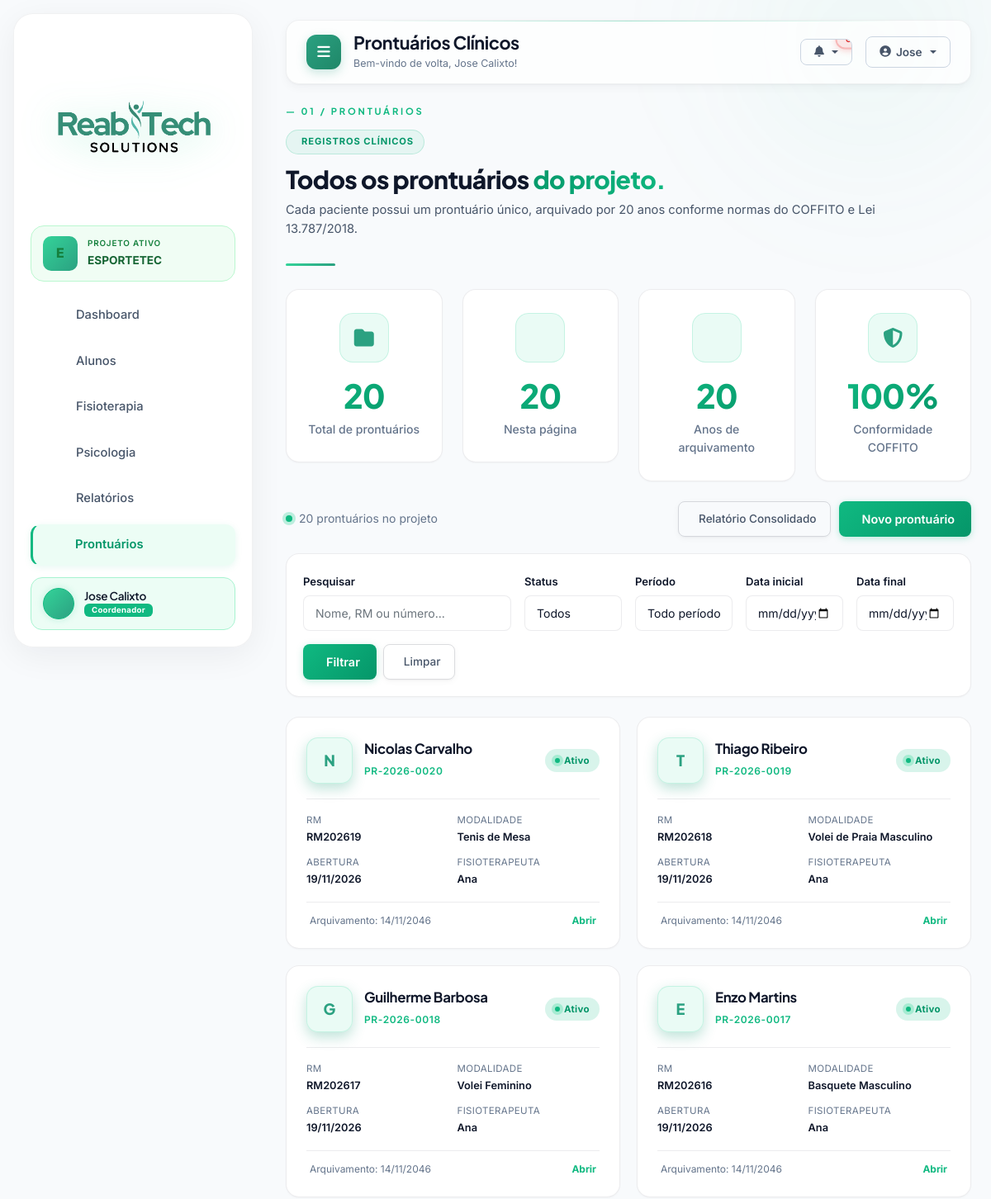
Page /prontuario/ (signed in, upper part) on the earlier database version.
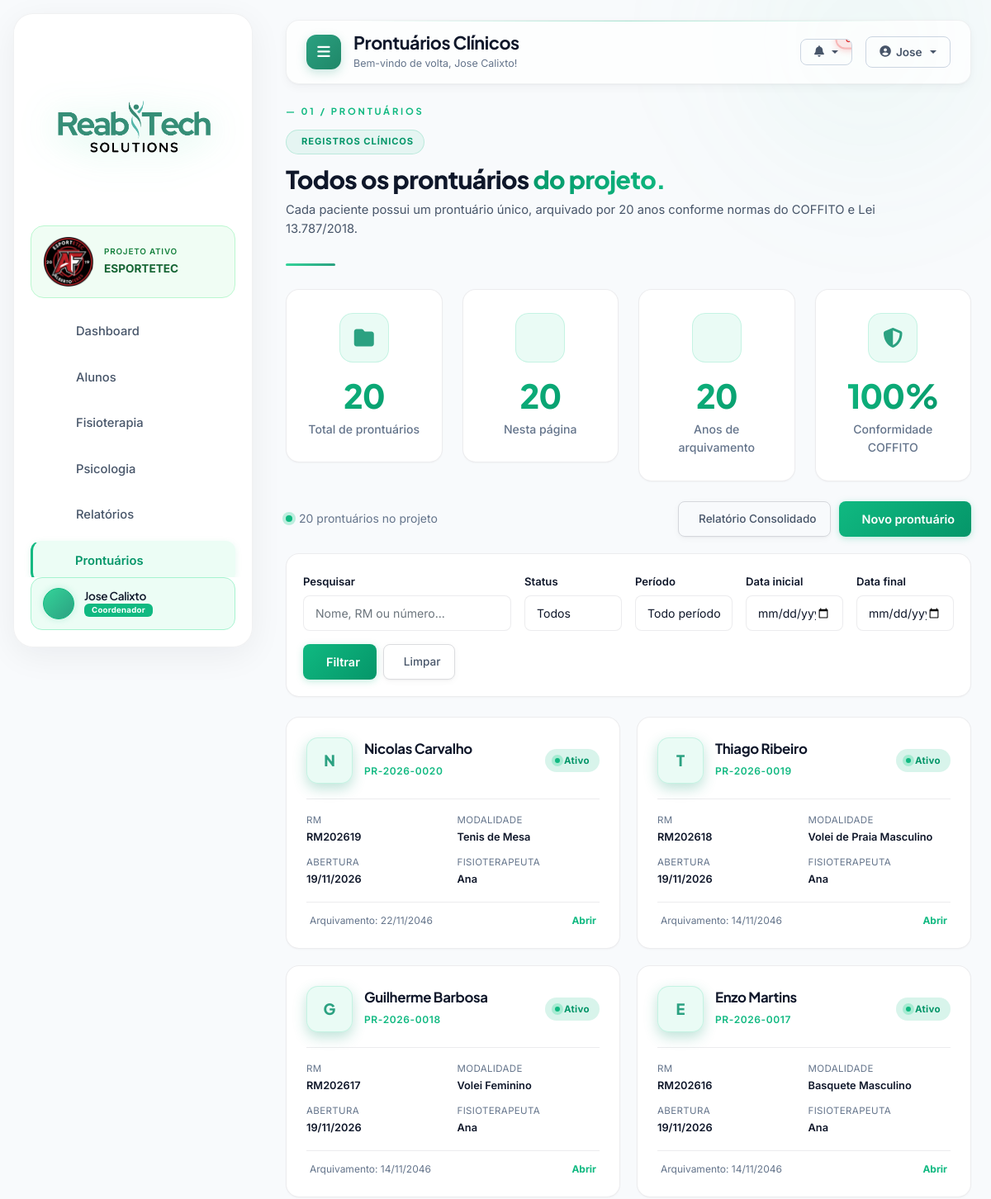
Same page on the later database version.
### projetos/models.py (models this page shows, shortened)
class Projeto(models.Model):
    TIPO_CHOICES = [
        ('clinica', 'Clínica de Fisioterapia / Reabilitação'),
        ('escola', 'Escola / Instituição de Ensino'),
        ('time', 'Time / Clube Esportivo'),
        ('academia', 'Academia'),
        ('projeto_social', 'Projeto Social'),
        ('consultorio', 'Consultório Individual'),
        ('outro', 'Outro'),
    ]
    MODULOS_CHOICES = [
        ('fisioterapia', 'Fisioterapia'),
        ('psicologia', 'Psicologia'),
        ('tecnico', 'Análise Técnica'),
    ]
    nome = models.CharField(
        max_length=150,
        verbose_name='Nome do Projeto'
    )
    slug = models.SlugField(
        max_length=160,
        unique=True,
        blank=True,
        default='',
        verbose_name='Slug (URL)'
    )
    tipo = models.CharField(
        max_length=20,
        choices=TIPO_CHOICES,
        default='clinica',
        verbose_name='Tipo'
    )
    descricao = models.TextField(
        blank=True,
        default='',
        verbose_name='Descrição'
    )
    logo = models.ImageField(
        upload_to='projetos/logos/',
        blank=True,
        null=True,
        verbose_name='Logo'
    )
    plano = models.ForeignKey(
        Plano,
        on_delete=models.PROTECT,
        related_name='projetos',
        null=True,
        blank=True,
        verbose_name='Plano Contratado'
    )
    coordenador = models.ForeignKey(
        User,
        on_delete=models.PROTECT,
        related_name='projetos_coordenados',
        verbose_name='Coordenador Responsável'
    )
    modulos_ativos = models.JSONField(
        default=list,
        help_text="Módulos ativos: ['fisioterapia', 'psicologia', 'tecnico']",
        verbose_name='Módulos Ativos'
    )
    publico = models.BooleanField(
        default=False,
        help_text='Aparecer na landing page pública',
        verbose_name='Público'
    )
    ativo = models.BooleanField(
        default=True,
        verbose_name='Ativo'
    )
    criado_em = models.DateTimeField(
        auto_now_add=True,
        null=True,
        verbose_name='Criado em'
    )
    atualizado_em = models.DateTimeField(
        auto_now=True,
        null=True,
        verbose_name='Atualizado em'
    )
    data_expiracao_trial = models.DateTimeField(
        null=True,
        blank=True,
        help_text='Data em que o trial expira (null = sem expiração)',
        verbose_name='Expiração do Trial'
    )
    class Meta:
        ordering = ['-criado_em']
        verbose_name = 'Projeto'
        verbose_name_plural = 'Projetos'

### prontuario/models.py (models this page shows, shortened)
class Prontuario(models.Model):
    STATUS_CHOICES = [
        ('ativo', 'Ativo'),
        ('alta', 'Alta'),
        ('transferido', 'Transferido'),
        ('desistente', 'Desistente'),
        ('arquivado', 'Arquivado'),
    ]
    atleta = models.OneToOneField(
        Atleta,
        on_delete=models.CASCADE,
        related_name='prontuario',
        verbose_name='Paciente'
    )
    projeto = models.ForeignKey(
        Projeto,
        on_delete=models.CASCADE,
        related_name='prontuarios',
        verbose_name='Projeto'
    )
    numero_prontuario = models.CharField(
        max_length=30,
        unique=True,
        blank=True,
        verbose_name='Número do Prontuário'
    )
    fisioterapeuta_responsavel = models.ForeignKey(
        User,
        on_delete=models.SET_NULL,
        null=True,
        blank=True,
        related_name='prontuarios_fisio',
        verbose_name='Fisioterapeuta Responsável'
    )
    estagiarios = models.ManyToManyField(
        User,
        blank=True,
        related_name='prontuarios_estagiario',
        verbose_name='Estagiários'
    )
    status = models.CharField(
        max_length=20,
        choices=STATUS_CHOICES,
        default='ativo',
        verbose_name='Status'
    )
    data_abertura = models.DateField(
        auto_now_add=True,
        verbose_name='Data de Abertura'
    )
    data_alta = models.DateField(
        null=True,
        blank=True,
        verbose_name='Data de Alta'
    )
    data_arquivamento_previsto = models.DateField(
        null=True,
        blank=True,
        verbose_name='Arquivamento Previsto',
        help_text='Data em que o prontuário pode ser arquivado (20 anos após a última movimentação)'
    )
    ultima_movimentacao = models.DateTimeField(
        null=True,
        blank=True,
        verbose_name='Última Movimentação'
    )
    criado_em = models.DateTimeField(auto_now_add=True)
    atualizado_em = models.DateTimeField(auto_now=True)
    class Meta:
        ordering = ['-criado_em']
        verbose_name = 'Prontuário'
        verbose_name_plural = 'Prontuários'
        indexes = [
            models.Index(fields=['atleta', 'status']),
            models.Index(fields=['projeto', 'status']),
        ]

### usuarios/models.py (models this page shows, shortened)
class Atleta(models.Model):
    usuario = models.OneToOneField(User, on_delete=models.CASCADE, related_name='atleta')
    rm = models.CharField(max_length=20, unique=True)
    modalidade = models.ForeignKey(ModalidadeEsportiva, on_delete=models.SET_NULL, null=True, blank=True)
    tecnico_responsavel = models.ForeignKey(
        User, on_delete=models.SET_NULL, null=True, blank=True,
        related_name='atletas_orientados'
    )
    data_ingresso = models.DateField(auto_now_add=True)
    altura = models.DecimalField(max_digits=5, decimal_places=2, null=True, blank=True)
    peso = models.DecimalField(max_digits=5, decimal_places=2, null=True, blank=True)

class ModalidadeEsportiva(models.Model):
    nome = models.CharField(max_length=100)
    descricao = models.TextField(blank=True)

### prontuario/views.py (the view, shortened to what this page needs)
# urls.py: path('', views.lista_prontuarios, name='lista_prontuarios'),
@login_required
@perfil_required('fisioterapeuta', 'coordenador', 'tecnico')
def lista_prontuarios(request):
    from datetime import timedelta
    from django.utils import timezone
    projeto = get_projeto_ativo(request)
    if not projeto:
        messages.error(request, 'Nenhum projeto ativo.')
        return redirect('dashboard:dashboard')
    prontuarios = Prontuario.objects.filter(
        projeto=projeto
    ).select_related('atleta', 'atleta__usuario', 'fisioterapeuta_responsavel')
    if request.user.perfil.tipo == 'tecnico':
        prontuarios_ids = CompartilhamentoProntuario.objects.filter(
            tecnico=request.user, ativo=True
        ).values_list('prontuario_id', flat=True)
        prontuarios = prontuarios.filter(id__in=prontuarios_ids)
    status_filtro = request.GET.get('status', '')
    busca = request.GET.get('q', '')
    periodo = request.GET.get('periodo', '')
    data_ini = request.GET.get('data_ini', '')
    data_fim = request.GET.get('data_fim', '')
    if status_filtro:
        prontuarios = prontuarios.filter(status=status_filtro)
    hoje = timezone.now()
    if periodo == '7d':
        prontuarios = prontuarios.filter(criado_em__gte=hoje - timedelta(days=7))
    elif periodo == '30d':
        prontuarios = prontuarios.filter(criado_em__gte=hoje - timedelta(days=30))
    elif periodo == '90d':
        prontuarios = prontuarios.filter(criado_em__gte=hoje - timedelta(days=90))
    elif periodo == 'ano':
        prontuarios = prontuarios.filter(criado_em__year=hoje.year)
    elif data_ini and data_fim:
        prontuarios = prontuarios.filter(criado_em__date__range=[data_ini, data_fim])
    prontuarios = prontuarios.order_by('-criado_em')
    paginator = Paginator(prontuarios, 20)
    page = request.GET.get('page', 1)
    prontuarios_paginados = paginator.get_page(page)
    context = {
        'projeto': projeto,
        'prontuarios': prontuarios_paginados,
        'status_filtro': status_filtro,
        'busca': busca,
        'periodo': periodo,
        'data_ini': data_ini,
        'data_fim': data_fim,
        'status_choices': Prontuario.STATUS_CHOICES,
        'total': paginator.count,
    }
    return render(request, 'prontuario/lista.html', context)

### dashboard/context_processors.py (called while the page is built)
def notificacoes_context(request):
    if request.user.is_authenticated:
        notificacoes_nao_lidas = request.user.notificacoes.filter(
            lida=False
        ).order_by('-criada_em')[:5]
        total_nao_lidas = request.user.notificacoes.filter(lida=False).count()
        return {
            'notificacoes_dropdown': notificacoes_nao_lidas,
            'total_notificacoes': total_nao_lidas,
        }
    return {
        'notificacoes_dropdown': [],
        'total_notificacoes': 0,
    }

def analytics_context(request):
    from django.conf import settings
    return {
        'GA4_MEASUREMENT_ID': getattr(settings, 'GA4_MEASUREMENT_ID', ''),
        'MICROSOFT_CLARITY_ID': getattr(settings, 'MICROSOFT_CLARITY_ID', ''),
    }

### mensageria/models.py (called while the page is built)
    def total_nao_lidas_para(self, user):
        try:
            participante = self.participantes.get(usuario=user)
        except ParticipanteConversa.DoesNotExist:
            return 0
        return self.mensagens.filter(
            deletada=False,
            criada_em__gt=participante.ultima_leitura
        ).exclude(autor=user).count()

### prontuario/templates/prontuario/lista.html (shortened to what the changed rows need)
{% extends 'base.html' %}
{% load static %}
{% block page_title %}Prontuários Clínicos{% endblock %}
{% block content %}
<div class="container-fluid p-0">
    <div class="page-header">
        <h1 class="page-header-title">
            Todos os prontuários <span class="gradient-text">do projeto.</span>
 </h1>
 </div>
    {% if prontuarios %}
    <div class="prontuarios-grid">
        {% for p in prontuarios %}
        <a href="{% url 'prontuario:dashboard_prontuario' p.id %}" class="prontuario-card">
            <div class="prontuario-card-header">
                <div class="prontuario-avatar">
                    {{ p.atleta.usuario.get_full_name|default:p.atleta.usuario.username|first|upper }}
 </div>
                <div style="flex: 1; min-width: 0;">
                    <h3 class="prontuario-nome text-truncate">
                        {{ p.atleta.usuario.get_full_name|default:p.atleta.usuario.username }}
 </h3>
                    <span class="prontuario-numero">{{ p.numero_prontuario }}</span>
 </div>
                <span class="status-pill {{ p.status }}">
                    {% if p.status == 'ativo' %}<span class="pulse-dot" style="width:6px;height:6px;"></span>{% endif %}
                    {{ p.get_status_display }}
 </span>
 </div>
            <div class="prontuario-info">
                <div class="prontuario-info-item">
                    <span class="prontuario-info-label">RM</span>
                    <span class="prontuario-info-value">{{ p.atleta.rm|default:"—" }}</span>
 </div>
                <div class="prontuario-info-item">
                    <span class="prontuario-info-label">Modalidade</span>
                    <span class="prontuario-info-value">{{ p.atleta.modalidade.nome|default:"—" }}</span>
 </div>
                <div class="prontuario-info-item">
                    <span class="prontuario-info-label">Abertura</span>
                    <span class="prontuario-info-value">{{ p.data_abertura|date:"d/m/Y" }}</span>
 </div>
                <div class="prontuario-info-item">
                    <span class="prontuario-info-label">Fisioterapeuta</span>
                    <span class="prontuario-info-value">
                        {{ p.fisioterapeuta_responsavel.get_short_name|default:"—" }}
 </span>
 </div>
 </div>
            <div style="display: flex; justify-content: space-between; align-items: center; font-size: 0.75rem; color: var(--text-tertiary); padding-top: 12px; border-top: 1px solid var(--border-color);">
                <span>
                    Arquivamento: {{ p.data_arquivamento_previsto|date:"d/m/Y"|default:"—" }}
 </span>
                <span style="color: var(--green); font-weight: 700;">
                    Abrir
 </span>
 </div>
 </a>
        {% endfor %}
 </div>
    {% endif %}
</div>
{% endblock %}

### templates/base.html (shortened to what the changed rows need)
{% load static %}
<!DOCTYPE html>
<html lang="pt-br" data-theme="light" style="background-color: #0b1120;">
<head>
    <link href="https://cdn.jsdelivr.net/npm/bootstrap@5.1.3/dist/css/bootstrap.min.css" rel="stylesheet">
    <link rel="stylesheet" href="https://cdnjs.cloudflare.com/ajax/libs/font-awesome/6.5.0/css/all.min.css">
    <link rel="stylesheet" href="https://unpkg.com/@phosphor-icons/web@2.1.1/src/regular/style.css">
    <link rel="stylesheet" href="https://unpkg.com/@phosphor-icons/web@2.1.1/src/fill/style.css">
    <link href="https://unpkg.com/aos@2.3.1/dist/aos.css" rel="stylesheet">
    <link rel="stylesheet" href="{% static 'css/design-system.css' %}">
    <link rel="stylesheet" href="{% static 'css/theme.css' %}">
    <link rel="stylesheet" href="{% static 'css/internal-effects.css' %}">
    <link rel="stylesheet" href="{% static 'css/style.css' %}">
    <link rel="stylesheet" href="{% static 'css/animations.css' %}">
    <link rel="stylesheet" href="{% static 'css/premium-effects.css' %}">
    <link rel="stylesheet" href="{% static 'css/premium-responsive.css' %}">
    <link rel="stylesheet" href="{% static 'css/premium-pages.css' %}">
    <link rel="stylesheet" href="{% static 'css/premium-glass-3d.css' %}">
    <link rel="stylesheet" href="{% static 'css/glass-sidebar-3d.css' %}">
    <link rel="stylesheet" href="{% static 'css/dark-mode-fixes.css' %}">
    <link rel="stylesheet" href="{% static 'css/splash.css' %}">
    <link rel="stylesheet" href="{% static 'css/custom-premium.css' %}">
<link rel="stylesheet" href="{% static 'css/internal-cyber.css' %}">
<link rel="stylesheet" href="{% static 'css/dash-cyber.css' %}">
<link rel="stylesheet" href="{% static 'css/sidebar-modern.css' %}">
<link rel="stylesheet" href="{% static 'css/atleta-enhancements.css' %}">
    <link rel="stylesheet" href="/static/css/responsive-master.css">
    <link rel="stylesheet" href="/static/css/reabitech-global-effects.css">
<link rel="stylesheet" href="{% static 'css/efeito-fisio-global.css' %}">
<link rel="stylesheet" href="{% static 'css/chart-premium.css' %}">
<link rel="stylesheet" href="{% static 'css/responsive-v3.css' %}?v=1">
<link rel="stylesheet" href="{% static 'css/responsive-system.css' %}?v=1">
<link rel="stylesheet" href="{% static 'css/responsive-dashboards.css' %}?v=1">
<link rel="stylesheet" href="{% static 'css/responsive-modules.css' %}?v=1">
<link rel="stylesheet" href="{% static 'css/project-sidebar.css' %}?v=1">
</head>
<body>
{% if user.is_authenticated %}
<div class="sidebar" id="sidebar">
    {% if projeto_ativo_global %}
    <div style="padding: 0 12px 16px;">
        <div style="background: rgba(52, 211, 153, 0.15); border: 1px solid rgba(52, 211, 153, 0.25); border-radius: 14px; padding: 12px 14px; display: flex; align-items: center; gap: 12px;">
            {% if projeto_ativo_global.logo %}
            <img class="active-project-logo" src="{{ projeto_ativo_global.logo.url }}" alt="{{ projeto_ativo_global.nome }}" style="width: 62px; height: 62px; min-width: 62px; object-fit: contain; flex-shrink: 0; padding: 0; border-radius: 8px; background: transparent;">
            {% else %}
            <div style="width: 42px; height: 42px; border-radius: 10px; background: linear-gradient(135deg, #34d399, #2BA181); display: flex; align-items: center; justify-content: center; color: white; font-weight: 800; font-size: 1rem; flex-shrink: 0;">
                {{ projeto_ativo_global.nome|first|upper }}
            </div>
            {% endif %}
            <div style="min-width: 0; flex: 1;">
                <div style="font-size: 0.62rem; color: rgba(167, 243, 208, 0.7); letter-spacing: 0.08em; text-transform: uppercase; font-weight: 600; margin-bottom: 2px;">
                    Projeto ativo
 </div>
                <div style="font-weight: 700; color: white; font-size: 0.85rem; white-space: nowrap; overflow: hidden; text-overflow: ellipsis;">
                    {{ projeto_ativo_global.nome }}
 </div>
 </div>
 </div>
 </div>
    {% endif %}
</div>
{% endif %}
    <div class="main-content {% if not user.is_authenticated %}no-sidebar{% endif %}" id="mainContent">
        {% if user.is_authenticated %}
        <div class="top-navbar">
            <div class="page-title">
                <div>
                    <h2>{% block page_title %}Dashboard{% endblock %}</h2>
 </div>
 </div>
 </div>
        {% endif %}
        {% block content %}{% endblock %}
 </div>
</body>
</html>

Differences in the rows shown:
changed Projeto "ESPORTETEC": logo: picture added; nome|first "E" → (not shown)
changed Prontuario "PR-2026-0020": data_arquivamento_previsto "14/11/2046" → "22/11/2046"
